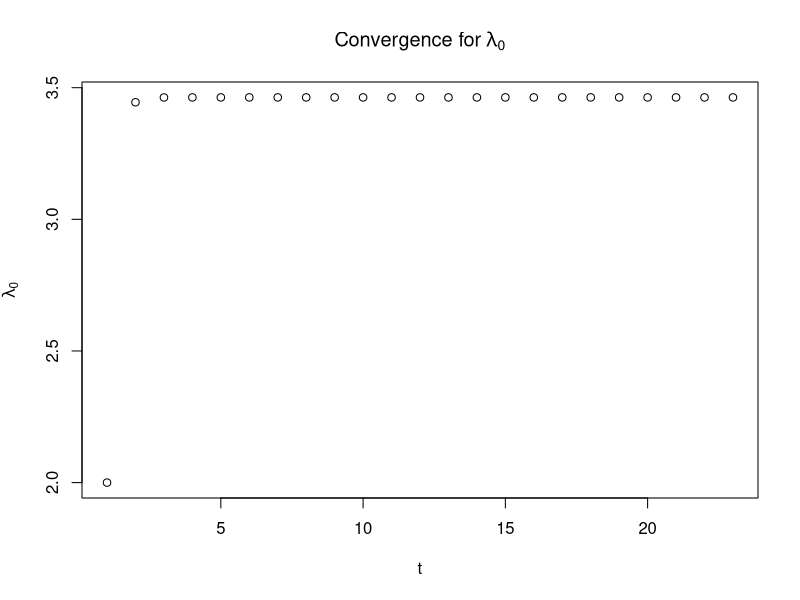
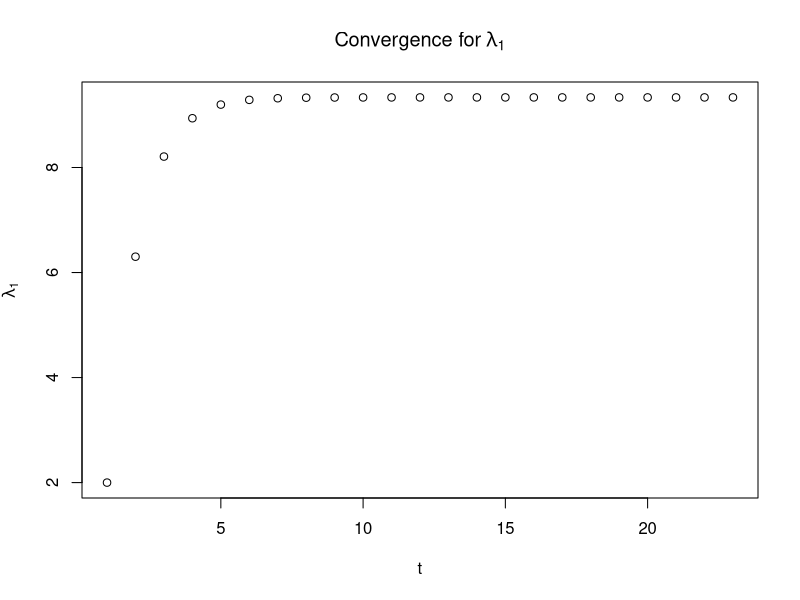
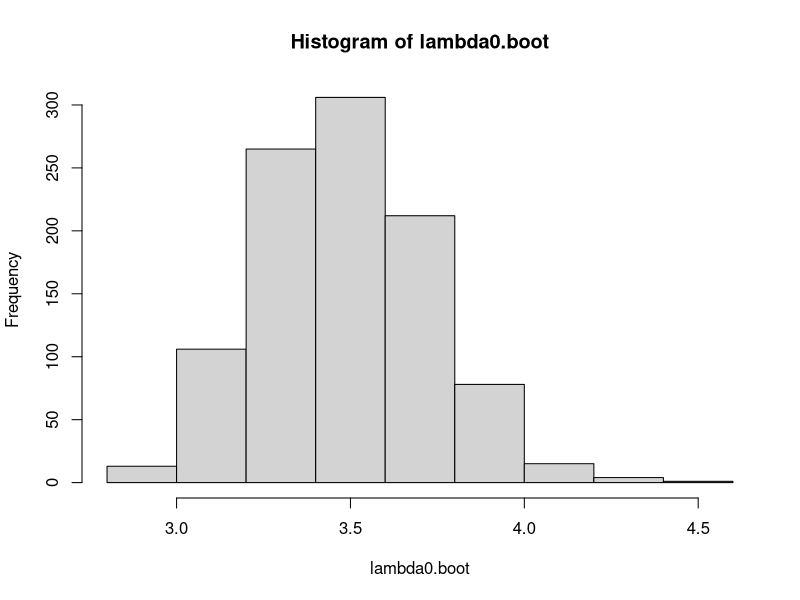
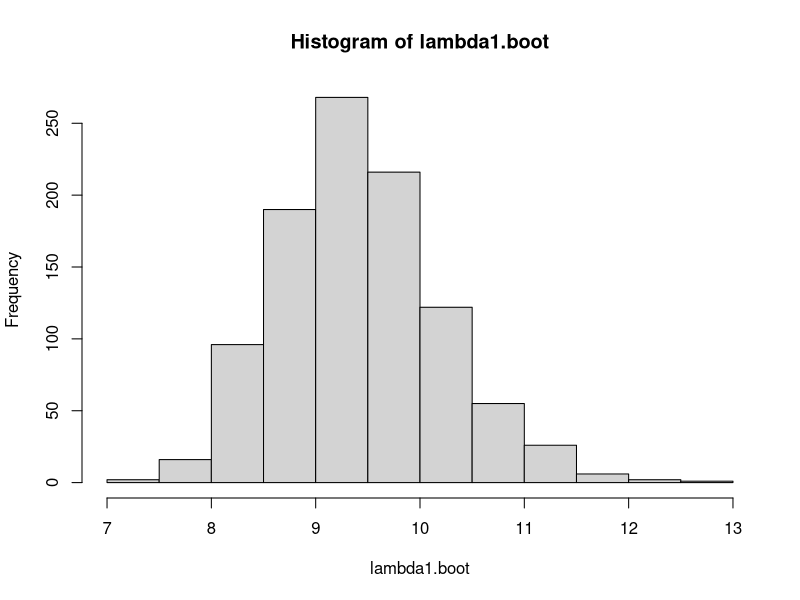

Recreate these plots in R, in order.
## ---- chunk 1
knitr::opts_chunk$set(echo = TRUE)
## ---- chunk 2
# Load data
u = read.delim("u.txt")
z = read.delim("z.txt")
u = u[[1]]
z = z[[1]]

# Function to calculate the sums in the expressions above
summs = function(u, z, lambda0t, lambda1t) {
  n = length(u)
  summ0 = 0
  summ1 = 0
  for (i in (1:n)) {
    summ0 = summ0 + u[i] * z[i] + (1-u[i]) * (1/lambda0t - z[i]/(exp(lambda0t*z[i])-1))
    summ1 = summ1 + (1-u[i]) * z[i] + u[i] * (1/lambda1t- z[i]/(exp(lambda1t*z[i])-1))
  }
  return(c(summ0,summ1))
}

# Function fo calculate Q
Q = function(u, z, lambda0t, lambda1t) {
  #n = length(y)
  n = length(u)   # DEBUG 
  zums = summs(u,z,lambda0t, lambda1t)
  expect = n * (log(lambda0t)+log(lambda1t)) - lambda0t * zums[1] - lambda1t * zums[2]
  return(expect)
}

# EM algorithm for the problem
# returns the maximum likelihood estimators for a given threshold epsilon
# produces convergence plots
EM = function(u, z, lambda.init, epsilon, plot=TRUE) {
  n = length(u)
  lambda0 = c(lambda.init[1]) # Create vector and set the first value
  lambda1 = c(lambda.init[2]) # Create vector and set the first value
  # To initiate the while loop
  Q.t = -Inf
  Q.t1 = Q(u, z, lambda0[1], lambda1[1])
  t = 1
  while (abs(Q.t1 - Q.t) > epsilon) {           # Terminate if abs(Q^{t+1}-Q^{t} <= epsilon)
    zums = summs(u, z, lambda0[t], lambda1[t])
    lambda0 = c(lambda0, n/zums[1])
    lambda1 = c(lambda1, n/zums[2])
    Q.t = Q.t1
    Q.t1 = Q(u, z, lambda0[t+1], lambda1[t+1])
    t = t + 1
  }
  if(plot){
    plot((1:length(lambda0)), lambda0, xlab = "t", ylab = bquote(lambda[0]), main = bquote("Convergence for"~lambda[0]))  # Convergence plot
    plot((1:length(lambda1)), lambda1, xlab = "t", ylab = bquote(lambda[1]), main = bquote("Convergence for"~lambda[1]))  # COnvergence plot
  }
  
  return(c(lambda0[length(lambda0)], lambda1[length(lambda1)]))
}

result = EM(u, z, c(2, 2), 0.00000001)
result
## ---- chunk 3
u = read.delim("u.txt")
z = read.delim("z.txt")
u = u[[1]]
z = z[[1]]

# Create B bootstrap samples: 
B = 1000
u.boot <- matrix(0L, nrow=B, ncol=length(u))
z.boot <- matrix(0L, nrow=B, ncol=length(u))

# bootstrapping
for(b in 1:B){
  idx <- sample(seq(1:length(u)), length(u), replace=TRUE)
  u.boot[b,] <- u[idx]
  z.boot[b,] <- z[idx]
}

# Evaluate corresponding parameter estimates:
lambda0.boot <- rep(0,B)
lambda1.boot <- rep(0,B)

for(b in 1:B){
  lambs <- EM(u.boot[b,], z.boot[b,], c(2,2),0.00000001, plot=FALSE)
  lambda0.boot[b] <- lambs[1]
  lambda1.boot[b] <- lambs[2]
}

# histograms of bootstrap samples of estimators
hist(lambda0.boot)
hist(lambda1.boot)

# estimate sd and corr:
lambda0.sd <- sd(lambda0.boot); lambda0.sd
lambda1.sd <- sd(lambda1.boot); lambda1.sd
lambda.corr <- cor(lambda0.boot, lambda1.boot); lambda.corr
cat(c(lambda0.sd, lambda1.sd, lambda.corr))

stats <- function(l0.boot, l1.boot, results){
  B <- length(l0.boot)
  l0.dot <- mean(l0.boot)
  l1.dot <- mean(l1.boot)
  l0.se <- sqrt(sum((l0.boot - l0.dot)**2)/(B-1))
  l1.se <- sqrt(sum((l1.boot - l1.dot)**2)/(B-1))
  l.cov <- sum((l0.boot - l0.dot)*(l1.boot - l1.dot))/(B-1)
  l.corr <- l.cov/(l0.se**2*l1.se**2)
  l0.bias <- l0.dot - results[1]
  l1.bias <- l1.dot - results[2]
  return(data.frame(l0.se=l0.se, l1.se=l1.se, corr = l.corr, l0.bias=l0.bias, l1.bias = l1.bias))
}

stats(lambda0.boot, lambda1.boot, result)
## ---- chunk 4
log.lik <- function(par, u, z){
  # par = c(lambda_0, lambda_1)
  u.0.idx <- which(u==0)
  u.1.idx <- which(u==1)
  result <- sum(log(par[2]*exp(-par[2]*z[u.0.idx])*(1 - exp(-par[1]*z[u.0.idx]))))
  result <- result + sum(log(par[1]*exp(-par[1]*z[u.1.idx])*(1 - exp(-par[2]*z[u.1.idx]))))
  return(-result)
}

mle <- optim(par=c(2,2), fn=log.lik, u=u, z=z)
mle
